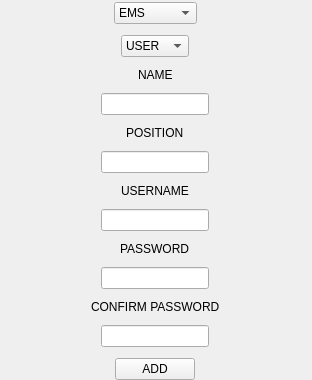
<?xml version="1.0" encoding="UTF-8"?>
<ui version="4.0">
 <class>Form</class>
 <widget class="QWidget" name="Form">
  <property name="geometry">
   <rect>
    <x>0</x>
    <y>0</y>
    <width>312</width>
    <height>380</height>
   </rect>
  </property>
  <property name="windowTitle">
   <string>Form</string>
  </property>
  <widget class="QWidget" name="verticalLayoutWidget">
   <property name="geometry">
    <rect>
     <x>0</x>
     <y>-1</y>
     <width>311</width>
     <height>384</height>
    </rect>
   </property>
   <layout class="QVBoxLayout" name="verticalLayout">
    <property name="spacing">
     <number>11</number>
    </property>
    <item>
     <spacer name="verticalSpacer_2">
      <property name="orientation">
       <enum>Qt::Vertical</enum>
      </property>
      <property name="sizeHint" stdset="0">
       <size>
        <width>20</width>
        <height>40</height>
       </size>
      </property>
     </spacer>
    </item>
    <item alignment="Qt::AlignHCenter">
     <widget class="QComboBox" name="department">
      <item>
       <property name="text">
        <string>EMS</string>
       </property>
      </item>
      <item>
       <property name="text">
        <string>COMMEL</string>
       </property>
      </item>
     </widget>
    </item>
    <item alignment="Qt::AlignHCenter">
     <widget class="QComboBox" name="roles">
      <item>
       <property name="text">
        <string>USER</string>
       </property>
      </item>
      <item>
       <property name="text">
        <string>ADMIN</string>
       </property>
      </item>
     </widget>
    </item>
    <item alignment="Qt::AlignHCenter">
     <widget class="QLabel" name="label_4">
      <property name="text">
       <string>NAME</string>
      </property>
     </widget>
    </item>
    <item alignment="Qt::AlignHCenter">
     <widget class="QLineEdit" name="lineEdit_5"/>
    </item>
    <item alignment="Qt::AlignHCenter">
     <widget class="QLabel" name="label_5">
      <property name="text">
       <string>POSITION</string>
      </property>
     </widget>
    </item>
    <item alignment="Qt::AlignHCenter">
     <widget class="QLineEdit" name="lineEdit_4"/>
    </item>
    <item alignment="Qt::AlignHCenter">
     <widget class="QLabel" name="label">
      <property name="text">
       <string>USERNAME</string>
      </property>
     </widget>
    </item>
    <item alignment="Qt::AlignHCenter">
     <widget class="QLineEdit" name="lineEdit"/>
    </item>
    <item alignment="Qt::AlignHCenter">
     <widget class="QLabel" name="label_2">
      <property name="text">
       <string>PASSWORD</string>
      </property>
     </widget>
    </item>
    <item alignment="Qt::AlignHCenter">
     <widget class="QLineEdit" name="lineEdit_2"/>
    </item>
    <item alignment="Qt::AlignHCenter">
     <widget class="QLabel" name="label_3">
      <property name="text">
       <string>CONFIRM PASSWORD</string>
      </property>
     </widget>
    </item>
    <item alignment="Qt::AlignHCenter">
     <widget class="QLineEdit" name="lineEdit_3"/>
    </item>
    <item alignment="Qt::AlignHCenter">
     <widget class="QPushButton" name="pushButton">
      <property name="text">
       <string>ADD</string>
      </property>
     </widget>
    </item>
    <item>
     <spacer name="verticalSpacer">
      <property name="orientation">
       <enum>Qt::Vertical</enum>
      </property>
      <property name="sizeHint" stdset="0">
       <size>
        <width>20</width>
        <height>40</height>
       </size>
      </property>
     </spacer>
    </item>
   </layout>
  </widget>
 </widget>
 <resources/>
 <connections/>
</ui>
